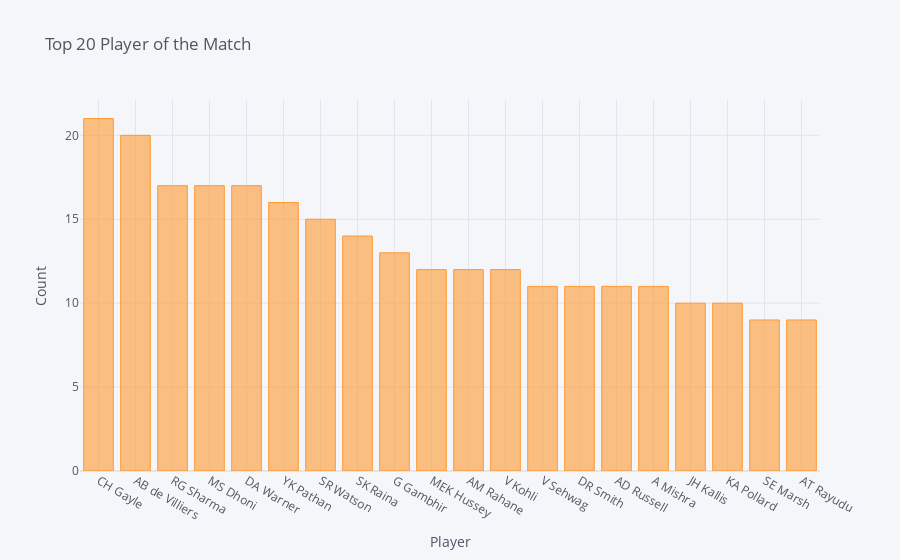

Notebook cell for this chart:
### Code cell
mom[:20].iplot(kind ='bar', xTitle ='Player' ,yTitle ='Count', title ='Top 20 Player of the Match')

### Figure 1 — Plotly figure (JSON) as saved in the notebook; plotly's stock layout.template omitted (floating-point values rounded to 4 significant figures)
{"data": [{"marker": {"color": "rgba(255, 153, 51, 0.6)", "line": {"color": "rgba(255, 153, 51, 1.0)", "width": 1}}, "name": "player_of_match", "orientation": "v", "text": "", "type": "bar", "x": ["CH Gayle", "AB de Villiers", "RG Sharma", "MS Dhoni", "DA Warner", "YK Pathan", "SR Watson", "SK Raina", "G Gambhir", "MEK Hussey", "AM Rahane", "V Kohli", "V Sehwag", "DR Smith", "AD Russell", "A Mishra", "JH Kallis", "KA Pollard", "SE Marsh", "AT Rayudu"], "y": [21, 20, 17, 17, 17, 16, 15, 14, 13, 12, 12, 12, 11, 11, 11, 11, 10, 10, 9, 9]}], "layout": {"legend": {"bgcolor": "#F5F6F9", "font": {"color": "#4D5663"}}, "paper_bgcolor": "#F5F6F9", "plot_bgcolor": "#F5F6F9", "title": {"font": {"color": "#4D5663"}, "text": "Top 20 Player of the Match"}, "xaxis": {"gridcolor": "#E1E5ED", "showgrid": true, "tickfont": {"color": "#4D5663"}, "title": {"font": {"color": "#4D5663"}, "text": "Player"}, "zerolinecolor": "#E1E5ED"}, "yaxis": {"gridcolor": "#E1E5ED", "showgrid": true, "tickfont": {"color": "#4D5663"}, "title": {"font": {"color": "#4D5663"}, "text": "Count"}, "zerolinecolor": "#E1E5ED"}}}
